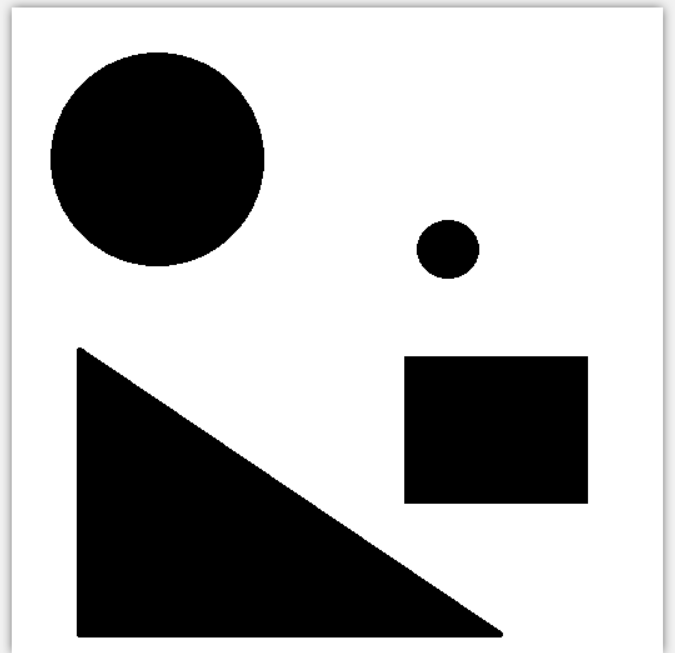
//> input picture Robot Vision/catkin_ws/src/rosOpenCV/src/001.png, 675 x 653 px
$ ./detect_rectangle   (built with g++ and OpenCV 4)
//> lines starting //> are read from the running program, lines starting //| are printed output that depends on the picture; after the words box and inside, x2 and y2 are one past the last pixel; in counts of white or black regions, pixels touching at a corner belong together
#include <opencv2/opencv.hpp>
#include <iostream>

#define MATCHMETHOD TM_SQDIFF_NORMED
using namespace cv;
using namespace std;


int main(int argc, char** argv)
{
	Mat src = imread("001.png");
//> src is the input picture: 653 rows x 675 cols, CV_8UC3; min 0, max 255, mean 178.5
	Mat src_gray, binary;
	Mat Triangle = src.clone(), Rect = src.clone(), BigCircle = src.clone(), SmallCircle = src.clone();
	if (src.empty()) {
		printf("Could not load image...");
		return -1;
	}
	imshow("Input Image", src);


	cvtColor(src, src_gray, COLOR_BGR2GRAY);
	threshold(src_gray, binary, 0, 255, THRESH_BINARY | THRESH_OTSU);
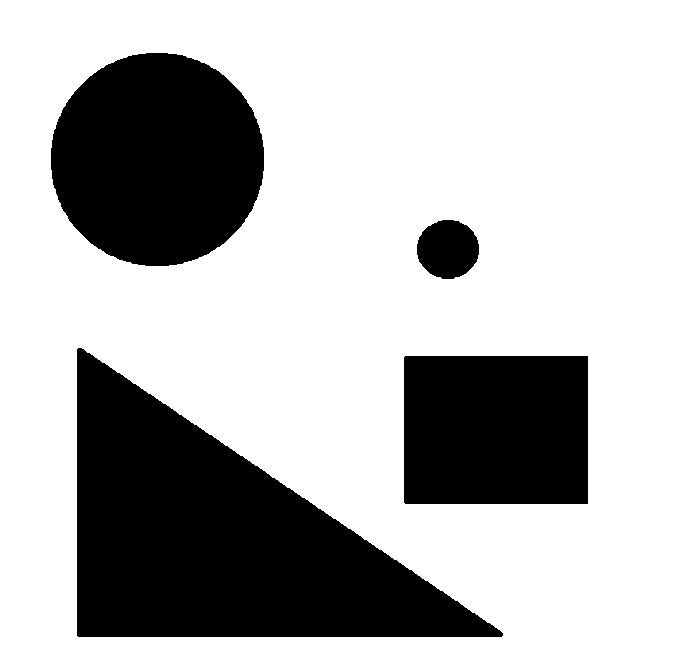
//> binary: 653 rows x 675 cols, CV_8UC1; 70.7% white; 4 black regions, box (x1, y1, x2, y2) and area: (77, 348, 503, 637) 63104, (51, 53, 264, 266) 35790, (404, 356, 588, 504) 27230, (417, 220, 479, 279) 2866
	binary = ~binary;
//> binary: 653 rows x 675 cols, CV_8UC1; 29.3% white; 4 white regions
	imshow("binary", binary);

	vector<vector<Point>> contours;
	vector<Point> point;
	vector<Vec4i> hireachy;
	findContours(binary, contours, hireachy, RETR_TREE, CHAIN_APPROX_SIMPLE, Point());
//> contours = 4 contours; box (x1, y1, x2, y2) and area: (77, 348, 503, 637) 62534, (51, 53, 264, 266) 35489, (404, 356, 588, 504) 26900, (417, 220, 479, 279) 2781; hireachy = 4 items: [1, -1, -1, -1], [2, 0, -1, -1], [3, 1, -1, -1], [-1, 2, -1, -1]


	for (size_t t = 0; t < contours.size(); t++)
	{

		int epsilon = 0.01 * arcLength(contours[t], true);
		approxPolyDP(contours[t], point, epsilon, true);
		if (point.size() == 3)
		{
			drawContours(Triangle, contours, t, Scalar(0, 0, 255), 2, 8, Mat(), 0, Point());
		}
		else if (point.size() == 4)
		{
			drawContours(Rect, contours, t, Scalar(0, 0, 255), 2, 8, Mat(), 0, Point());
		}

		else
		{
			double area = contourArea(contours[t]);
			if (area < 15000)
			{
				drawContours(SmallCircle, contours, t, Scalar(0, 0, 255), 2, 8, Mat(), 0, Point());
			}
			else
			{
				drawContours(BigCircle, contours, t, Scalar(0, 0, 255), 2, 8, Mat(), 0, Point());
			}
		}

		cout << "NUM of side£º" << point.size() << endl;
	}
//> this loop made 4 passes
//> (epsilon, area) on passes 3 to 4: (1, 2781), (7, 35489)
//> epsilon on pass 1: 6
//| NUM of side£º4
//| NUM of side£º3
//| NUM of side£º20
//| NUM of side£º16
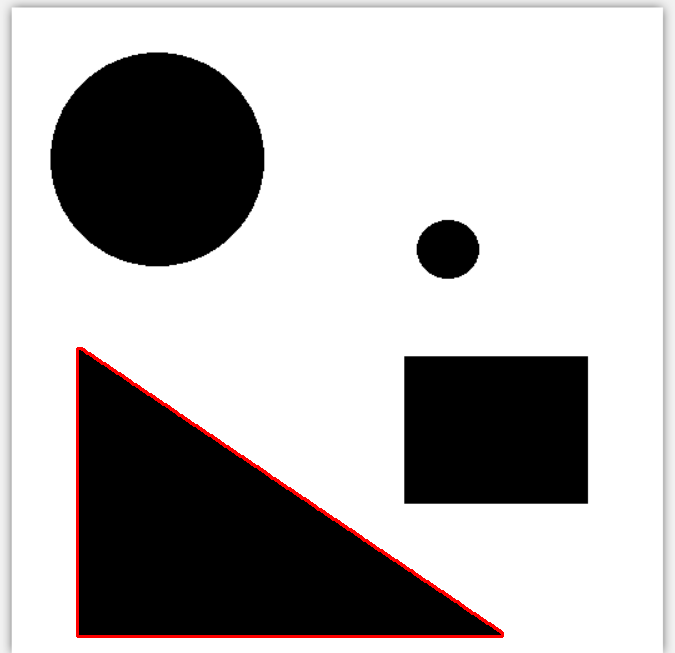
//> Triangle: 653 rows x 675 cols, CV_8UC3; 0.91% of pixels changed, all inside (x1, y1, x2, y2) = (76, 347, 504, 638)
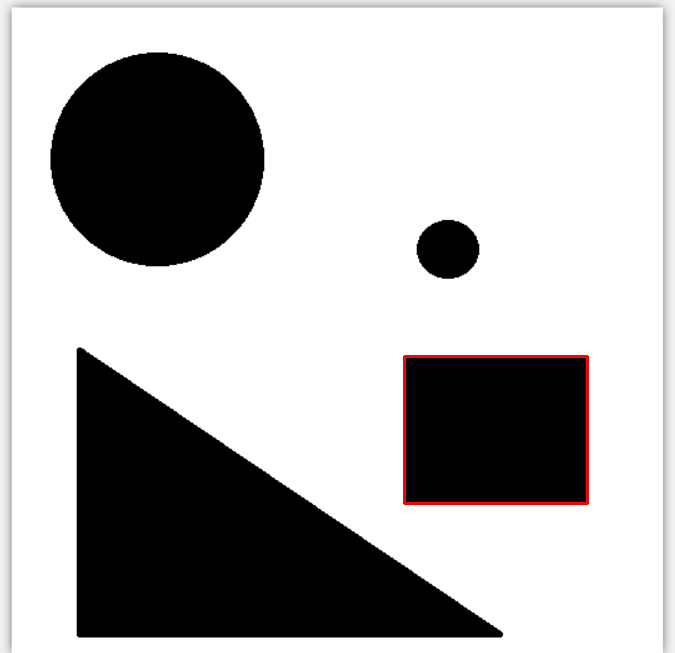
//> Rect: 653 rows x 675 cols, CV_8UC3; 0.45% of pixels changed, all inside (x1, y1, x2, y2) = (403, 355, 589, 505)
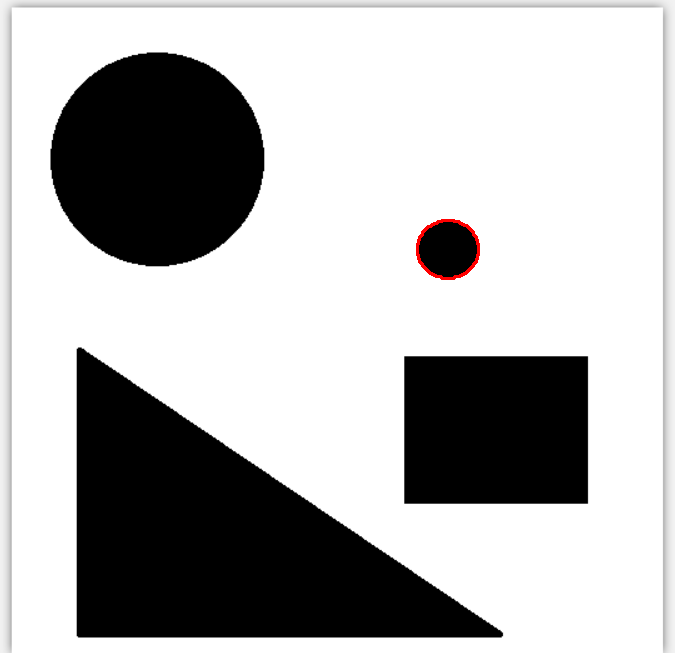
//> SmallCircle: 653 rows x 675 cols, CV_8UC3; 0.15% of pixels changed, all inside (x1, y1, x2, y2) = (416, 219, 480, 280)
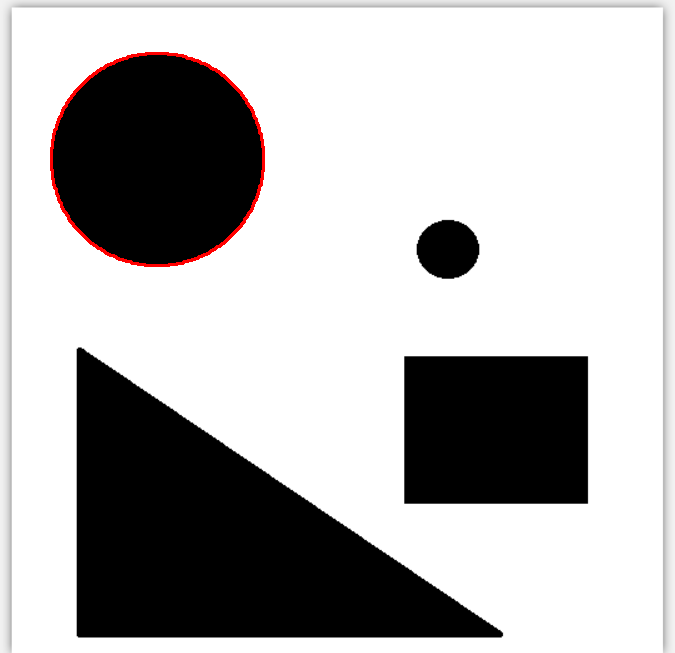
//> BigCircle: 653 rows x 675 cols, CV_8UC3; 0.52% of pixels changed, all inside (x1, y1, x2, y2) = (50, 52, 265, 267)
//> after the loop, point = contour of 16 points, box (x1, y1, x2, y2) (51, 53, 264, 266), area 34920

	imshow("Triangle", Triangle);
	imshow("BigCircle", BigCircle);
	imshow("Rect", Rect);
	imshow("SmallCircle", SmallCircle);

	waitKey(0);

	return 0;
}
